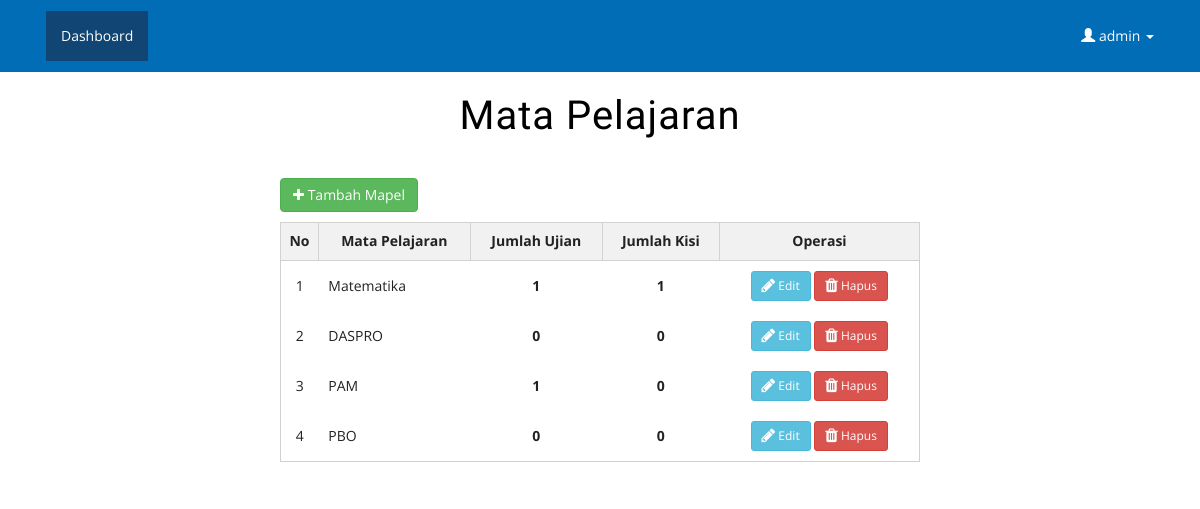
The app's page /daftarmapel.php (signed in) with its own data.
### tables this page shows
CREATE TABLE IF NOT EXISTS `mapel` (
  `id_mapel` int(11) NOT NULL,
  `nama` varchar(50) NOT NULL
);

### daftarmapel.php (the view, shortened to what this page needs)
<?php
	include 'common/header.php';
	$query_mapel = mysql_query("SELECT * FROM mapel");
	$no = 1;
?>
<head>
</head>
<body>
<div class="check-out">
	<div class="container">
		<div class="spec" style="margin-left: 250px; margin-right: 250px;">
			<h3>Mata Pelajaran</h3>
			<table style="margin-bottom: 10px;">
				<tr>
					<td><a class="btn btn-success" href="tambahmapel.php"><i class="fa fa-plus fa-md"></i> Tambah Mapel</a></td>
				</tr>
			</table>
			<table class="table">
				<tr>
					<th class="t-head" width="10"><center>No</center></th>
					<th class="t-head"><center>Mata Pelajaran</center></th>
					<th class="t-head"><center>Jumlah Ujian</center></th>
					<th class="t-head"><center>Jumlah Kisi</center></th>
					<th class="t-head" width="200"><center>Operasi</center></th>
		  		</tr>
		  		<?php if (mysql_num_rows($query_mapel)==0) { ?>
		  		<tr><td colspan="6" class="t-data">Tidak ada Mapel.</td></tr>
		  		<?php }else{
				  		while ($detail = mysql_fetch_array($query_mapel,MYSQL_ASSOC) ) {
				  			$id_mapel = $detail['id_mapel'];
				  			$query_ujian = mysql_query("SELECT * FROM ujian WHERE id_mapel='$id_mapel'");
				  			$total_ujian = mysql_num_rows($query_ujian);
				  			$query_kisi = mysql_query("SELECT * FROM kisi WHERE id_mapel='$id_mapel'");
				  			$total_kisi = mysql_num_rows($query_kisi);
				  			?>
				  		<tr class="cross">
				  			<td class="t-data"><center><?php echo $no; $no++ ?></center></td>
					 		<td class="t-data"><?php echo($detail['nama']) ?></td>
					 		<?php if ($total_ujian==0) { ?>
					 			<td class="t-data"><center><b>0</b></center></td>
					 		<?php } else { ?>
					 			<td class="t-data"><center><b><?php echo $total_ujian; ?></b></center></td>
					 		<?php }
					 			if ($total_kisi==0) { ?>
					 			<td class="t-data"><center><b>0</b></center></td>
					 		<?php } else { ?>
					 			<td class="t-data"><center><b><?php echo $total_kisi; ?></b></center></td>
					 		<?php } ?>
					 		<td class="t-data"><center>
								<a class="btn btn-info btn-sm" href="editmapel.php?mapel=<?php echo($detail['id_mapel']) ?>"><i class="fa fa-pencil fa-lg"></i> Edit</a>
								<a class="btn btn-danger btn-sm" href="hapusmapel_process.php?mapel=<?php echo($detail['id_mapel']) ?>"><i class="fa fa-trash fa-lg"></i> Hapus</a>
								</center>
							</td>
				  		</tr>
		  			<?php }
		  			} ?>
			</table>
		 </div>
	</div>
</div>

### css/style.css (style rules this page uses)
body { padding: 0; margin: 0; background: #FFF; font-family: 'open Sans', sans-serif; }
body a { transition: 0.5s all; -webkit-transition: 0.5s all; -moz-transition: 0.5s all; -o-transition: 0.5s all; -ms-transition: 0.5s all; text-decoration: none; }
h1, h2, h3, h4, h5, h6 { margin: 0; padding: 0; text-align: center; font-family: 'Source Sans Pro', sans-serif; letter-spacing:1px; }
.banner-bootom-w3-agileits,.top-products,.fandt,.top-brands,.newsletter,.footer,.content,.contact,.about,.team,.main-grid-border,.faq,.products,.collpse.tabs,.login,.check-out,.payment { padding:22px 0; }
.top-products h3,.features h3,.top-brands h3,.contact h3,.about h3,.team h3,h3.agileits-icons-title,.faq h3,.products h3,.login h3,.check-out h3,.payment h3 { font-size:40px; color:#000; margin-bottom:40px; }
.table > thead > tr > th, .table > tbody > tr > th, .table > tfoot > tr > th, .table > thead > tr > td, .table > tbody > tr > td, .table > tfoot > tr > td { border:none; }
table.table { width: 100%; border: 1px solid #D0D0D0; }
td.t-data { border: 1px solid #D2D2D2; padding: 10px !important; color:#000; vertical-align: middle !important; font-size: 1em !important; }
th.t-head { background: #F1F1F1; color: #FFFFFF; font-size: 1em !important; padding: 0.6em !important; border: 1px solid #D2D2D2 !important; }
.table > thead > tr > th, .table > tbody > tr > th, .table > tfoot > tr > th, .table > thead > tr > td, .table > tbody > tr > td, .table > tfoot > tr > td { color: #222222; }

### records on screen
mapel: nama "Matematika", total_ujian "1", total_kisi "1"
mapel: nama "DASPRO", shows "0"
mapel: nama "PAM", total_ujian "1", shows "0"
mapel: nama "PBO", shows "0"

### other values on screen
$_SESSION['nama'] "admin"
